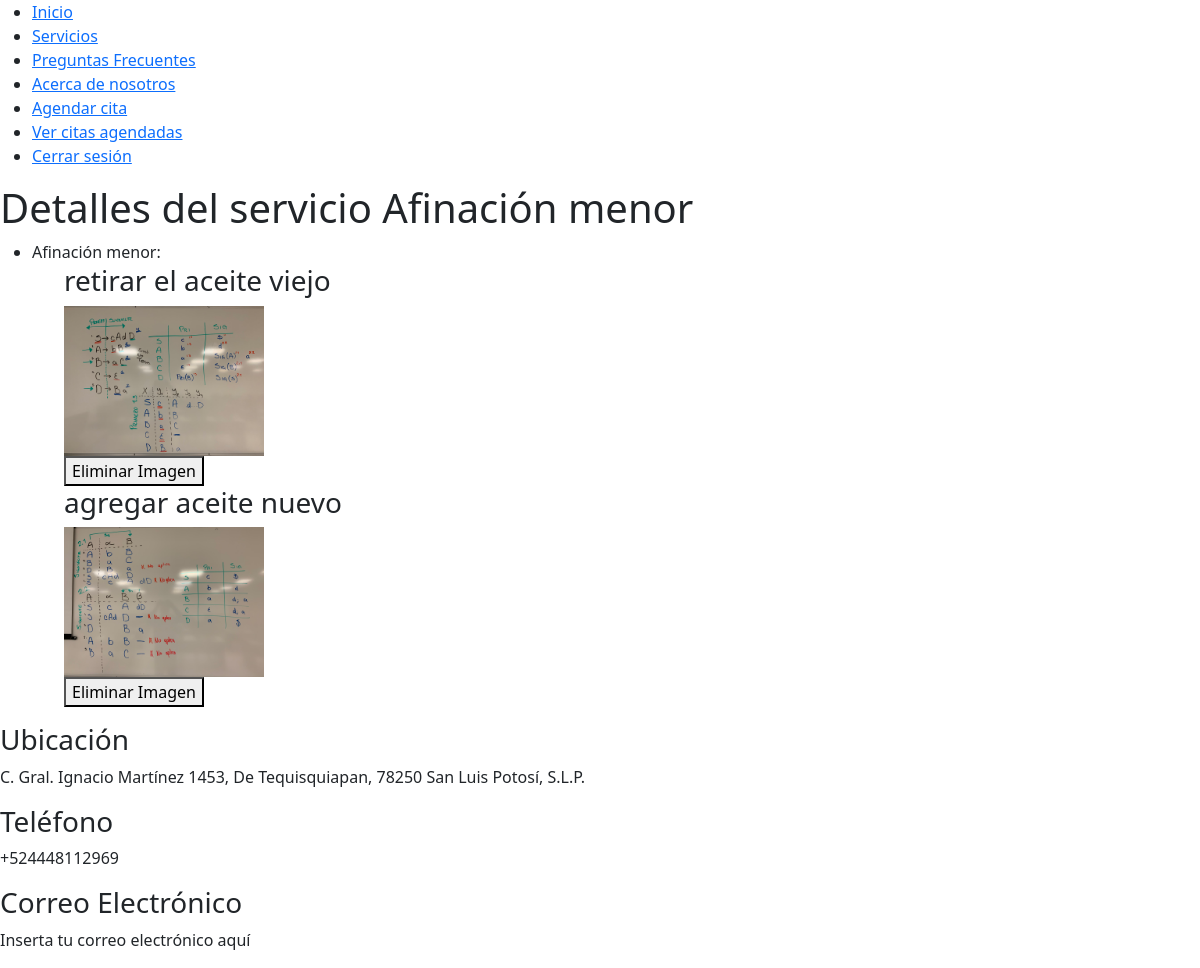
The page /detalle_cita_en_proceso/40/detalle_servicio/1/ (signed in) on the database its author committed.
### autenticacion/models.py (models this page shows, shortened)
class Servicio(models.Model):
    nombre = models.CharField(max_length=100)
    descripcion = models.TextField()
    precio = models.DecimalField(max_digits=8, decimal_places=2)

class Fase(models.Model):
    nombre = models.CharField(max_length=255)
    servicio = models.ForeignKey(Servicio, on_delete=models.CASCADE)

class ImagenFase(models.Model):
    fase = models.ForeignKey(Fase, on_delete=models.CASCADE)
    cita = models.ForeignKey(Cita, on_delete=models.CASCADE)
    servicio = models.ForeignKey(Servicio, on_delete = models.CASCADE, default=0)
    imagen = models.ImageField(upload_to="imagenes_bd/", null=True)
    fecha_subida = models.DateTimeField(auto_now_add=True)

### autenticacion/views.py (the view)
# urls.py: path('detalle_cita_en_proceso/<int:cita_id>/detalle_servicio/<int:servicio_id>/', v_auth.detalle_servicio, name='detalle_servicio'),
@login_required
def detalle_servicio(request, cita_id, servicio_id):
    cita = get_object_or_404(Cita, id=cita_id, estado="en proceso")
    servicio = get_object_or_404(Servicio, id=servicio_id)
    fases_servicio = servicio.fase_set.all()
    fase_imagen_asociada = []  # Lista de listas para almacenar información
    for fase in fases_servicio:
        if ImagenFase.objects.filter(cita=cita, servicio=servicio, fase=fase).exists():
            imagen_fase = ImagenFase.objects.get(cita=cita, servicio=servicio, fase=fase)
            fase_imagen_asociada.append([fase, True, imagen_fase])
        else:
            fase_imagen_asociada.append([fase, False, None])
    return render(request, 'detalle_servicio.html', {
        'cita': cita,
        'servicio': servicio,
        'fase_imagen_asociada': fase_imagen_asociada,
    })

### main/templates/detalle_servicio.html (shortened to what this page needs)
{% extends 'layouts/base.html' %}
    {% block content %}
    <h1>Detalles del servicio {{ servicio.nombre }}</h1>
    <ul>
        <li>
            {{ servicio.nombre }}:
            <ul>
                {% for fase, imagen_asociada, imagen_fase in fase_imagen_asociada %}
                <div class="fase">
                    <h3>{{ fase.nombre }}</h3>
                    {% if imagen_asociada %}
                    <img src="{{ imagen_fase.imagen.url }}" alt="Imagen de la fase" style="max-width: 200px;">
                    <form action="{% url 'eliminar_imagen' fase.id %}" method="post">
                        <button type="submit">Eliminar Imagen</button>
                    </form>
                    {% endif %}
                </div>
                {% endfor %}
            </ul>
        </li>
    </ul>
{% endblock %}

### rows shown on the page
Servicio: nombre "Afinación menor"
Fase: nombre "retirar el aceite viejo", imagen (picture)
Fase: nombre "agregar aceite nuevo", imagen (picture)
